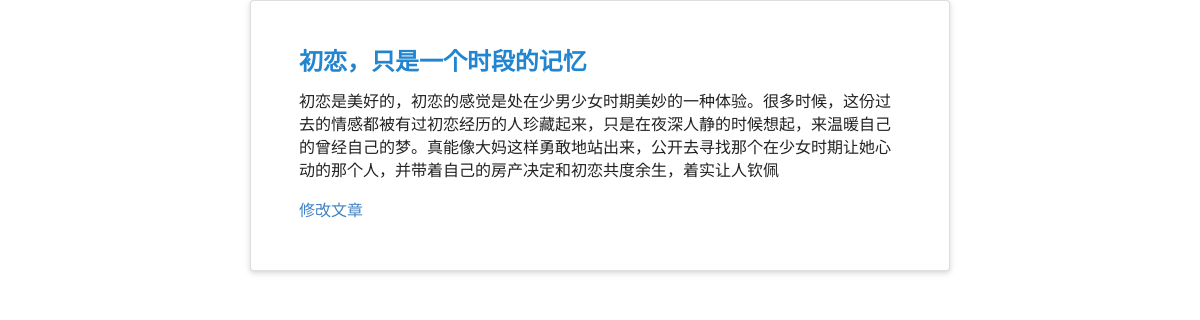
Screenshot of /blog/article/4 with the database file from the repository.
### blog/models.py (models this page shows, shortened)
class Article(models.Model):
    title = models.CharField(max_length=32, default='Title')
    content = models.TextField(null=True)
    pub_time = models.DateTimeField(null=True)

### blog/views.py (the view)
# urls.py: path('article/<int:article_id>', views.article_page, name='article_page'),
def article_page(request, article_id):
    article = models.Article.objects.get(pk=article_id)
    return render(request, 'blog/article_page.html', {'article': article})

### blog/templates/blog/article_page.html (shortened to what this page needs)
<!DOCTYPE html>
{% load staticfiles %}
<html lang="en">
<head>
    <link rel="stylesheet" href="{% static 'css/semantic.css' %}" media="screen" title="no title" charset="utf-8">
</head>
<body>
    <div class="ui raised very padded text container segment">
        <h2 class="ui header blue">{{ article.title }}</h2>
        <p>{{ article.content }}</p>
        <a href="{% url 'blog:edit_page' article.id %} ">修改文章</a>
    </div>
</body>
</html>

### rows the page displays
Article: title "初恋，只是一个时段的记忆", content "初恋是美好的，初恋的感觉是处在少男少女时期美妙的一种体验。很多时候，这份过去的情感都被有过初恋经历的人珍藏起来，只是在夜深人静的时候想起，来温暖自己的曾经自己的梦。真能像大妈这样勇敢地站出来，公开去寻找那个在少女时期让她心动的那个人，并带着自己的房产决定和初恋共度余生，着实让人钦佩"
